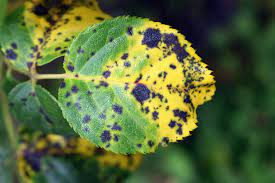
#> input picture train/Black Spot disease/download (1).jpg, 275 x 183 px, found by its file name; its folder holds only this picture in this run
$ jupyter execute --allow-errors leaves.ipynb   (shell and % lines are left out)   (older library calls are emulated)
#> lines starting #> are read from the running program, lines starting #| are printed output that depends on the picture
#> further down, image is the input picture: shape (183, 275, 3); mean B, G, R 57.6, 105.3, 87.5
#> `image = cv2.resize(image,fixed_size)`:
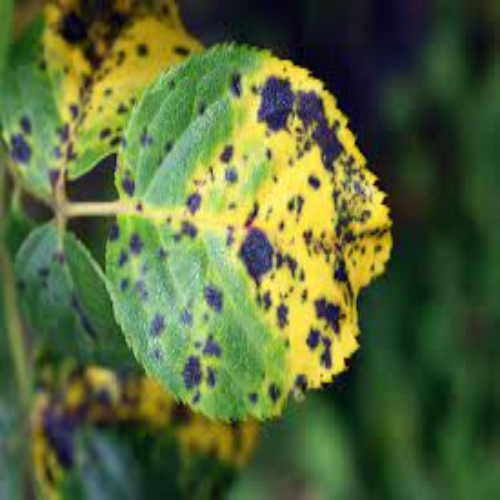
#> image: shape (500, 500, 3); mean B, G, R 57.5, 105.2, 87.4
[cell 1]
from sklearn.preprocessing import LabelEncoder
from sklearn.preprocessing import MinMaxScaler
import numpy as np
import mahotas
import cv2
import os
import h5py
import glob
import matplotlib.pyplot as plt
from sklearn.model_selection import train_test_split, cross_val_score
from sklearn.ensemble import RandomForestClassifier

[cell 2]
# make a fix file size
fixed_size  = tuple((500,500))

#train path
train_path = "dataset/train"

# no of trees for Random Forests
num_tree = 100

# bins for histograms
bins = 8

# train_test_split size
test_size = 0.10

# seed for reproducing same result
seed = 9

[cell 3]
# features description -1:  Hu Moments

def fd_hu_moments(image):
    image = cv2.cvtColor(image, cv2.COLOR_BGR2GRAY)
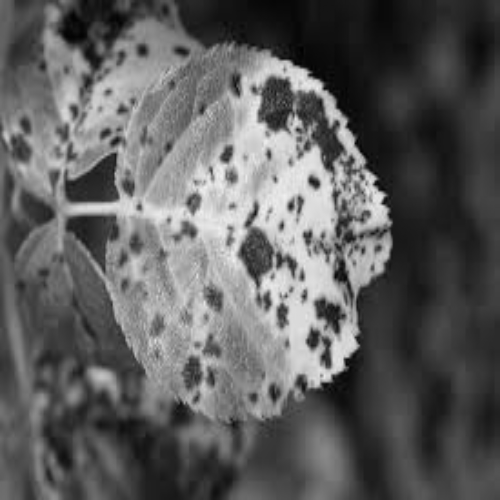
#> image: shape (500, 500); min 1, max 241, mean 94.4
    feature = cv2.HuMoments(cv2.moments(image)).flatten()
#> feature = [0.00137, 2.09e-08, 2.18e-11, 1.81e-11, -1.87e-22, 2.55e-15, -3.07e-22]
#> `fv_hu_moments = fd_hu_moments(image)`: fv_hu_moments has the same summary as feature in fd_hu_moments
    return feature

[cell 4]
# feature-descriptor -2 Haralick Texture

def fd_haralick(image):
    # conver the image to grayscale
    gray = cv2.cvtColor(image,cv2.COLOR_BGR2GRAY)
    # Ccompute the haralick texture fetature ve tor
    haralic = mahotas.features.haralick(gray).mean(axis=0)
    return haralic

[cell 5]
# feature-description -3 Color Histogram

def fd_histogram(image, mask=None):
    # conver the image to HSV colors-space
    image = cv2.cvtColor(image, cv2.COLOR_BGR2HSV)
    #COPUTE THE COLOR HISTPGRAM
    hist  = cv2.calcHist([image],[0,1,2],None,[bins,bins,bins], [0, 256, 0, 256, 0, 256])
    # normalize the histogram
    cv2.normalize(hist,hist)
    # return the histog....
    return hist.flatten()

[cell 6]
from google.colab import drive
drive.mount('/gdrive')
%cd /gdrive

[cell 7]
cd /gdrive/My Drive/Colab Notebooks/image classification/project/

[cell 8]
# get the training data labels
train_labels = os.listdir(train_path)

# sort the training labesl
train_labels.sort()
print(train_labels)

# empty list to hold feature vectors and labels
global_features = []
labels = []

i, j = 0, 0
k = 0

# num of images per class
images_per_class = 80

#> (a cell that did not finish here is left out)

$ run again, on train/Leaf blights diseases/download (1).jpg
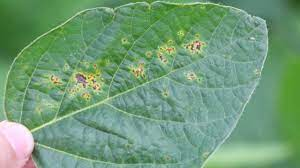
#> input picture train/Leaf blights diseases/download (1).jpg, 300 x 168 px, found by its file name
#> image is the input picture: shape (168, 300, 3); mean B, G, R 120.9, 156.6, 113.6
#> `image = cv2.resize(image,fixed_size)`:
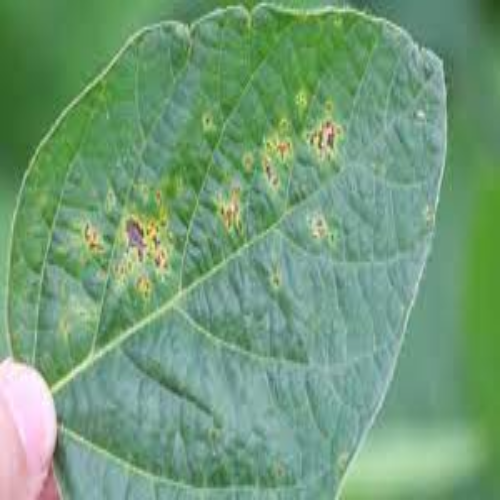
#> image: shape (500, 500, 3); mean B, G, R 120.8, 156.4, 113.4
#> in fd_hu_moments, `image = cv2.cvtColor(image, cv2.COLOR_BGR2GRAY)`:
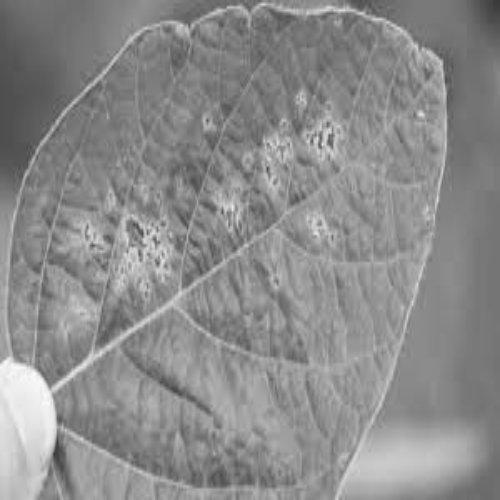
#> image: shape (500, 500); min 57, max 251, mean 139.5
#> feature = [0.00117, 1.92e-09, 1.09e-11, 7.48e-13, 3.22e-25, -2.46e-17, 2.11e-24]
#> fv_hu_moments has the same summary as feature in fd_hu_moments

$ run again, on train/Black Spot disease/download (2).jpg
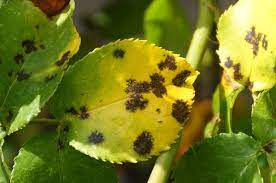
#> input picture train/Black Spot disease/download (2).jpg, 276 x 183 px, found by its file name
#> image is the input picture: shape (183, 276, 3); mean B, G, R 30.5, 120.1, 113.4
#> `image = cv2.resize(image,fixed_size)`:
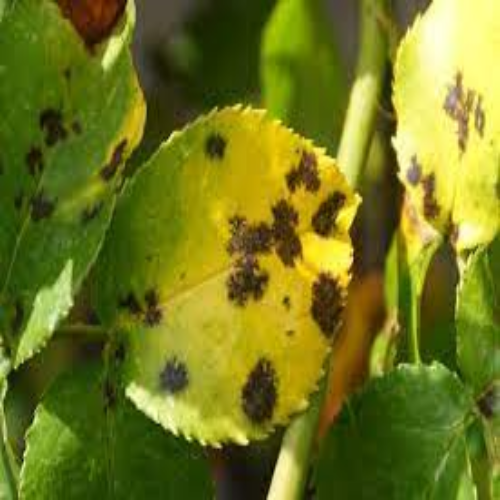
#> image: shape (500, 500, 3); mean B, G, R 30.4, 120, 113.2
#> in fd_hu_moments, `image = cv2.cvtColor(image, cv2.COLOR_BGR2GRAY)`:
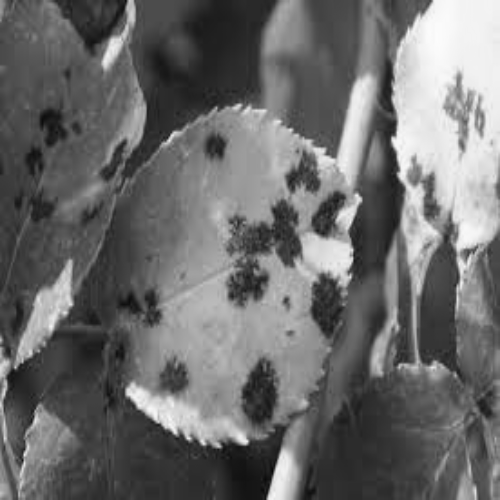
#> image: shape (500, 500); min 7, max 252, mean 107.8
#> feature = [0.00149, 6.43e-08, 2.99e-11, 2.49e-11, -2.29e-22, 5.32e-15, 6.4e-22]
#> fv_hu_moments has the same summary as feature in fd_hu_moments
